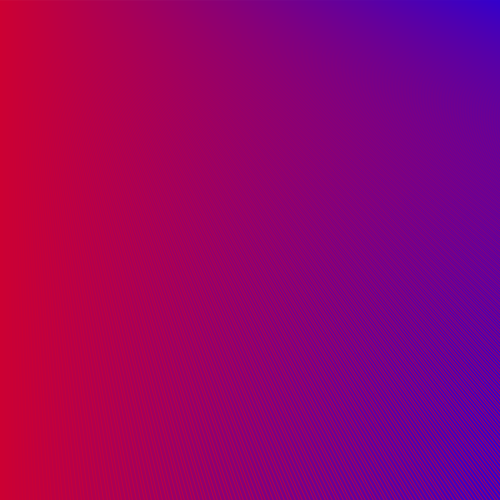
Frame 1 (no input)
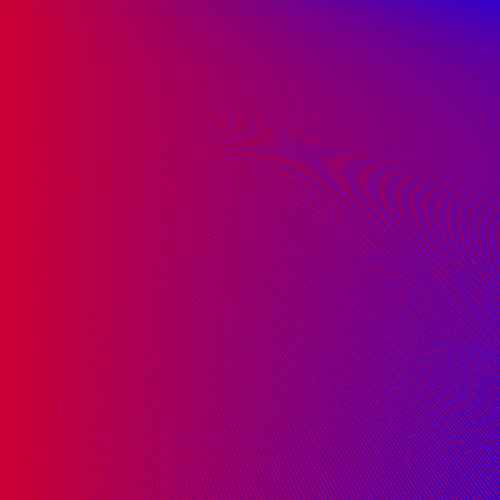
Frame 60 (the mouse pressed at the canvas centre just before this capture)
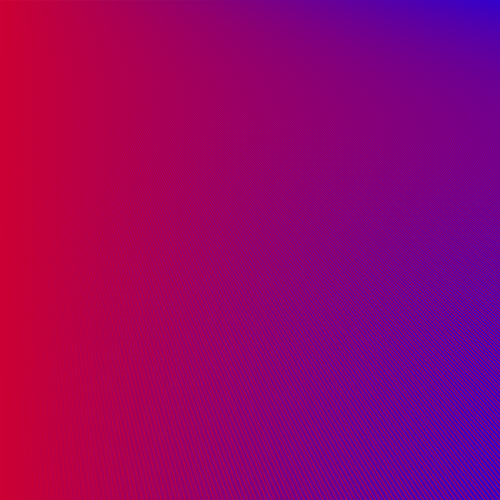
Frame 120 (the mouse held since frame 60 and released just before this capture)

The Processing sketch that drew these frames (run headless with seeded random() and noise(); from frame 60 on, the mouse is pressed at the canvas centre):

// Processing sketch: gradientColors
// ── gradientColors.pde
color color1, color2;

void setup() {
  size(500, 500);
}

void draw() {
  float time = float(millis())/500;
  background(255);
  for(int x = 0; x < width; x++) {
    //color1 = lerpColor(color(255, 0, 0), color(0, 0, 255), map(sin(x), -1, 1, 0, 1));
    color2 = lerpColor(color(255, 0, 0), color(0, 0, 255), map(x, 0, width, 0.2, 0.8));
    stroke(color2);
    line(x, 0, x, height);
  }
  for(int x = 0; x < width; x++) {
    //color1 = lerpColor(color(255, 0, 0), color(0, 0, 255), map(sin(x), -1, 1, 0, 1));
    color2 = lerpColor(color(255, 0, 0), color(0, 0, 255), map(x, 0, width, 0.2, 0.8));
    stroke(color2);
    line(x, 0, x*map(sin(time), -1, 1, 0, 5), height);
  }
  
}
